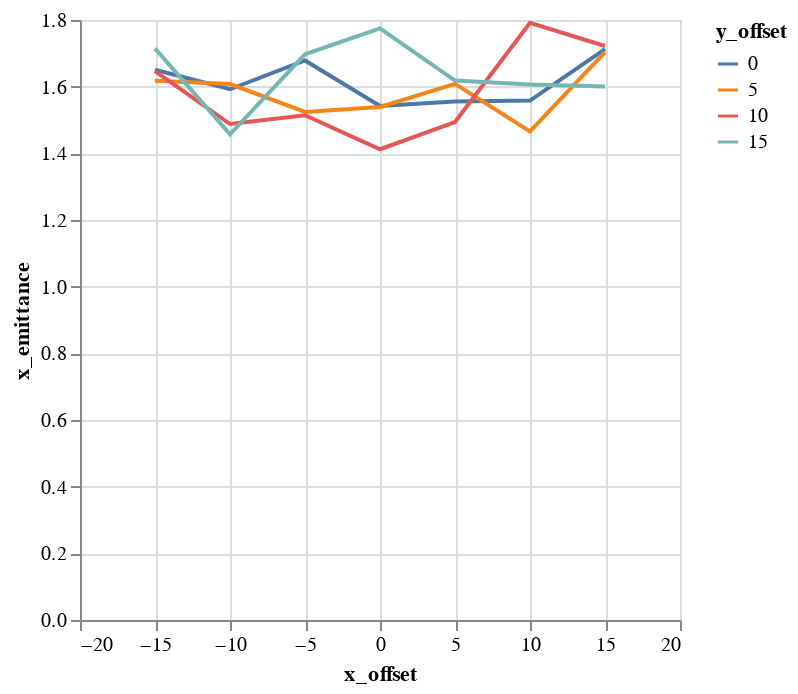

Here is the notebook cell this chart was saved with:
### Markdown cell above
## Plots

### Code cell
alt.Chart(emit_df).mark_line().encode(
    color='y_offset:N',
    x='x_offset',
    y='x_emittance',
)

### Figure 1 — Vega-Lite specification as saved in the notebook (floating-point values rounded to 4 significant figures)
{"$schema": "https://vega.github.io/schema/vega-lite/v1.2.1.json", "data": {"values": [{"losses": 0, "relbeta": 0.002309, "sourceID": 16777222, "sourceName": "x_-15_y_0", "x_emittance": 1.651, "x_emittance_rel": 1.018, "x_norm_emittance": 0.003811, "x_offset": -15, "y_emittance": 1.572, "y_emittance_rel": 1.0, "y_norm_emittance": 0.00363, "y_offset": 0}, {"losses": 0, "relbeta": 0.002309, "sourceID": 16777229, "sourceName": "x_-15_y_5", "x_emittance": 1.618, "x_emittance_rel": 1.016, "x_norm_emittance": 0.003736, "x_offset": -15, "y_emittance": 1.592, "y_emittance_rel": 0.9989, "y_norm_emittance": 0.003675, "y_offset": 5}, {"losses": 0, "relbeta": 0.002309, "sourceID": 16777236, "sourceName": "x_-15_y_10", "x_emittance": 1.647, "x_emittance_rel": 1.018, "x_norm_emittance": 0.003802, "x_offset": -15, "y_emittance": 1.595, "y_emittance_rel": 0.999, "y_norm_emittance": 0.003682, "y_offset": 10}, {"losses": 0, "relbeta": 0.002309, "sourceID": 16777243, "sourceName": "x_-15_y_15", "x_emittance": 1.715, "x_emittance_rel": 1.026, "x_norm_emittance": 0.003959, "x_offset": -15, "y_emittance": 1.67, "y_emittance_rel": 1.005, "y_norm_emittance": 0.003855, "y_offset": 15}, {"losses": 0, "relbeta": 0.002309, "sourceID": 16777220, "sourceName": "x_-10_y_0", "x_emittance": 1.592, "x_emittance_rel": 1.0, "x_norm_emittance": 0.003676, "x_offset": -10, "y_emittance": 1.554, "y_emittance_rel": 1.001, "y_norm_emittance": 0.003587, "y_offset": 0}, {"losses": 0, "relbeta": 0.002309, "sourceID": 16777227, "sourceName": "x_-10_y_5", "x_emittance": 1.608, "x_emittance_rel": 0.9969, "x_norm_emittance": 0.003712, "x_offset": -10, "y_emittance": 1.58, "y_emittance_rel": 1.0, "y_norm_emittance": 0.003648, "y_offset": 5}, {"losses": 0, "relbeta": 0.002309, "sourceID": 16777234, "sourceName": "x_-10_y_10", "x_emittance": 1.488, "x_emittance_rel": 1.001, "x_norm_emittance": 0.003435, "x_offset": -10, "y_emittance": 1.667, "y_emittance_rel": 1.001, "y_norm_emittance": 0.003849, "y_offset": 10}, {"losses": 0, "relbeta": 0.002309, "sourceID": 16777241, "sourceName": "x_-10_y_15", "x_emittance": 1.457, "x_emittance_rel": 1.005, "x_norm_emittance": 0.003364, "x_offset": -10, "y_emittance": 1.637, "y_emittance_rel": 1.002, "y_norm_emittance": 0.003779, "y_offset": 15}, {"losses": 0, "relbeta": 0.002309, "sourceID": 16777218, "sourceName": "x_-5_y_0", "x_emittance": 1.679, "x_emittance_rel": 1.001, "x_norm_emittance": 0.003875, "x_offset": -5, "y_emittance": 1.718, "y_emittance_rel": 1.0, "y_norm_emittance": 0.003966, "y_offset": 0}, {"losses": 0, "relbeta": 0.002309, "sourceID": 16777225, "sourceName": "x_-5_y_5", "x_emittance": 1.524, "x_emittance_rel": 1.001, "x_norm_emittance": 0.003519, "x_offset": -5, "y_emittance": 1.628, "y_emittance_rel": 1.001, "y_norm_emittance": 0.003758, "y_offset": 5}, {"losses": 0, "relbeta": 0.002309, "sourceID": 16777232, "sourceName": "x_-5_y_10", "x_emittance": 1.514, "x_emittance_rel": 1.002, "x_norm_emittance": 0.003496, "x_offset": -5, "y_emittance": 1.547, "y_emittance_rel": 1.001, "y_norm_emittance": 0.003573, "y_offset": 10}, {"losses": 0, "relbeta": 0.002309, "sourceID": 16777239, "sourceName": "x_-5_y_15", "x_emittance": 1.697, "x_emittance_rel": 1.003, "x_norm_emittance": 0.003918, "x_offset": -5, "y_emittance": 1.503, "y_emittance_rel": 0.999, "y_norm_emittance": 0.003471, "y_offset": 15}, {"losses": 0, "relbeta": 0.002309, "sourceID": 16777216, "sourceName": "x_0_y_0", "x_emittance": 1.542, "x_emittance_rel": 1.001, "x_norm_emittance": 0.00356, "x_offset": 0, "y_emittance": 1.536, "y_emittance_rel": 0.9997, "y_norm_emittance": 0.003547, "y_offset": 0}, {"losses": 0, "relbeta": 0.002309, "sourceID": 16777223, "sourceName": "x_0_y_5", "x_emittance": 1.539, "x_emittance_rel": 0.9991, "x_norm_emittance": 0.003554, "x_offset": 0, "y_emittance": 1.537, "y_emittance_rel": 1.001, "y_norm_emittance": 0.003548, "y_offset": 5}, {"losses": 0, "relbeta": 0.002309, "sourceID": 16777230, "sourceName": "x_0_y_10", "x_emittance": 1.412, "x_emittance_rel": 1.007, "x_norm_emittance": 0.003261, "x_offset": 0, "y_emittance": 1.476, "y_emittance_rel": 1.001, "y_norm_emittance": 0.003408, "y_offset": 10}, {"losses": 0, "relbeta": 0.002309, "sourceID": 16777237, "sourceName": "x_0_y_15", "x_emittance": 1.775, "x_emittance_rel": 1.004, "x_norm_emittance": 0.004098, "x_offset": 0, "y_emittance": 1.617, "y_emittance_rel": 1.003, "y_norm_emittance": 0.003734, "y_offset": 15}, {"losses": 0, "relbeta": 0.002309, "sourceID": 16777217, "sourceName": "x_5_y_0", "x_emittance": 1.555, "x_emittance_rel": 1.004, "x_norm_emittance": 0.003591, "x_offset": 5, "y_emittance": 1.675, "y_emittance_rel": 1.0, "y_norm_emittance": 0.003867, "y_offset": 0}, {"losses": 0, "relbeta": 0.002309, "sourceID": 16777224, "sourceName": "x_5_y_5", "x_emittance": 1.608, "x_emittance_rel": 1.004, "x_norm_emittance": 0.003713, "x_offset": 5, "y_emittance": 1.473, "y_emittance_rel": 1.0, "y_norm_emittance": 0.003402, "y_offset": 5}, {"losses": 0, "relbeta": 0.002309, "sourceID": 16777231, "sourceName": "x_5_y_10", "x_emittance": 1.494, "x_emittance_rel": 1.021, "x_norm_emittance": 0.003449, "x_offset": 5, "y_emittance": 1.592, "y_emittance_rel": 0.9988, "y_norm_emittance": 0.003675, "y_offset": 10}, {"losses": 0, "relbeta": 0.002309, "sourceID": 16777238, "sourceName": "x_5_y_15", "x_emittance": 1.618, "x_emittance_rel": 1.013, "x_norm_emittance": 0.003736, "x_offset": 5, "y_emittance": 1.571, "y_emittance_rel": 0.9979, "y_norm_emittance": 0.003627, "y_offset": 15}, {"losses": 0, "relbeta": 0.002309, "sourceID": 16777219, "sourceName": "x_10_y_0", "x_emittance": 1.558, "x_emittance_rel": 1.026, "x_norm_emittance": 0.003598, "x_offset": 10, "y_emittance": 1.6, "y_emittance_rel": 1.0, "y_norm_emittance": 0.003693, "y_offset": 0}, {"losses": 0, "relbeta": 0.002309, "sourceID": 16777226, "sourceName": "x_10_y_5", "x_emittance": 1.466, "x_emittance_rel": 1.013, "x_norm_emittance": 0.003384, "x_offset": 10, "y_emittance": 1.503, "y_emittance_rel": 0.9974, "y_norm_emittance": 0.003469, "y_offset": 5}, {"losses": 0, "relbeta": 0.002309, "sourceID": 16777233, "sourceName": "x_10_y_10", "x_emittance": 1.792, "x_emittance_rel": 1.028, "x_norm_emittance": 0.004137, "x_offset": 10, "y_emittance": 1.614, "y_emittance_rel": 1.001, "y_norm_emittance": 0.003727, "y_offset": 10}, {"losses": 0, "relbeta": 0.002309, "sourceID": 16777240, "sourceName": "x_10_y_15", "x_emittance": 1.606, "x_emittance_rel": 1.021, "x_norm_emittance": 0.003709, "x_offset": 10, "y_emittance": 1.506, "y_emittance_rel": 0.9965, "y_norm_emittance": 0.003477, "y_offset": 15}, {"losses": 0, "relbeta": 0.002309, "sourceID": 16777221, "sourceName": "x_15_y_0", "x_emittance": 1.712, "x_emittance_rel": 1.143, "x_norm_emittance": 0.003954, "x_offset": 15, "y_emittance": 1.579, "y_emittance_rel": 1.0, "y_norm_emittance": 0.003645, "y_offset": 0}, {"losses": 1, "relbeta": 0.002309, "sourceID": 16777228, "sourceName": "x_15_y_5", "x_emittance": 1.703, "x_emittance_rel": 1.084, "x_norm_emittance": 0.003933, "x_offset": 15, "y_emittance": 1.485, "y_emittance_rel": 0.9997, "y_norm_emittance": 0.003429, "y_offset": 5}, {"losses": 0, "relbeta": 0.002309, "sourceID": 16777235, "sourceName": "x_15_y_10", "x_emittance": 1.722, "x_emittance_rel": 1.061, "x_norm_emittance": 0.003976, "x_offset": 15, "y_emittance": 1.616, "y_emittance_rel": 1.0, "y_norm_emittance": 0.003731, "y_offset": 10}, {"losses": 0, "relbeta": 0.002309, "sourceID": 16777242, "sourceName": "x_15_y_15", "x_emittance": 1.6, "x_emittance_rel": 1.056, "x_norm_emittance": 0.003695, "x_offset": 15, "y_emittance": 1.593, "y_emittance_rel": 1.004, "y_norm_emittance": 0.003678, "y_offset": 15}]}, "encoding": {"color": {"field": "y_offset", "type": "nominal"}, "x": {"field": "x_offset", "type": "quantitative"}, "y": {"field": "x_emittance", "type": "quantitative"}}, "mark": "line"}
